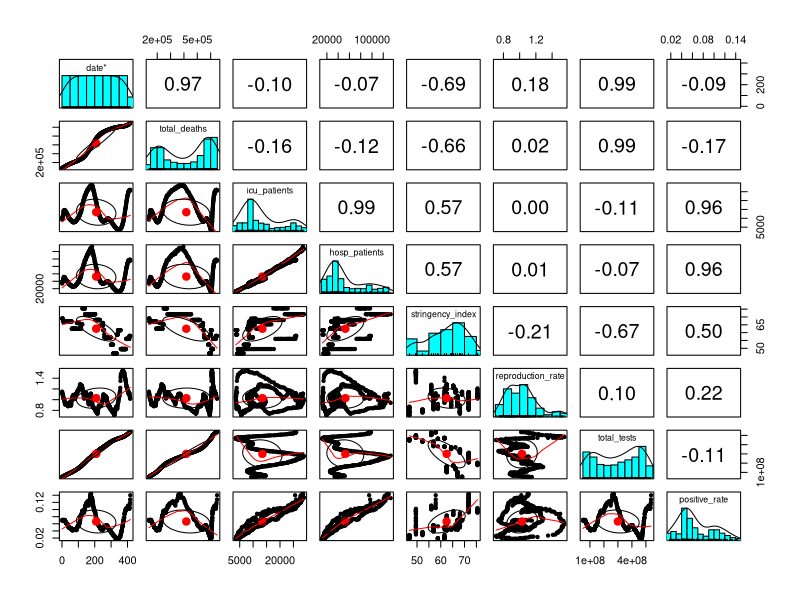
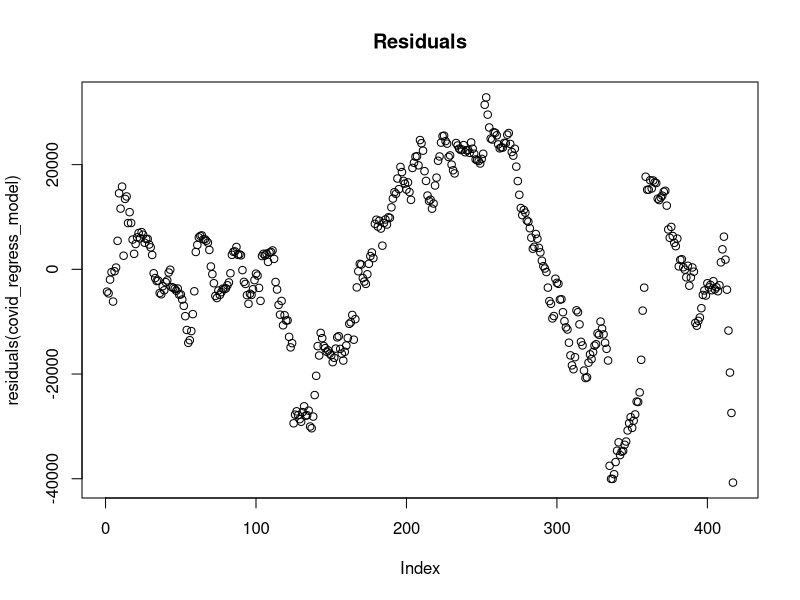
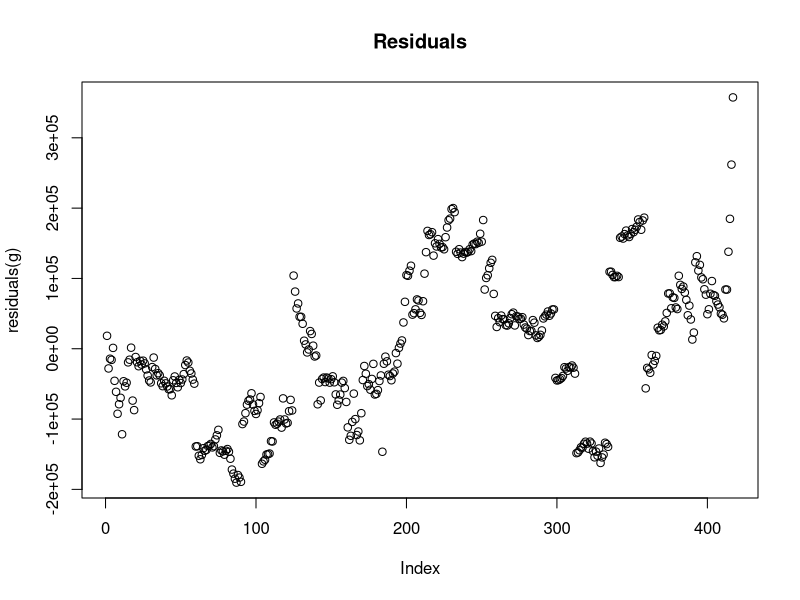

These charts were generated, in order, by the following R code:
## ---- chunk 1
df<- read.csv(file="us-covid-deaths.csv")
df_complete<- df[complete.cases(df), ]
df_complete [1:6,]
## ---- chunk 2
library("psych")
pairs.panels(df_complete)
## ---- chunk 3

covid_regress_model<-lm( total_deaths ~ . - date, data=df_complete)
plot(residuals(covid_regress_model), main="Residuals")

summary(covid_regress_model)
rss<-c(crossprod(covid_regress_model$residuals))
rss
## ---- chunk 4
df_removed_predictor<-df_complete[,c(-1,-7)]
g<-lm(df_removed_predictor)
plot(residuals(g), main="Residuals")

grss<-c(crossprod(g$residuals))
grss
# This model seems to be worse than the one from part 2.1-C because the F-statistic is much lower and the adjusted R^2 value is about 33% lower as well.
